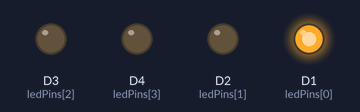
Recording of a sketch running on a simulated ESP8266 (NodeMCU). Shown: output pins drawn as LEDs (lit = HIGH).

Above: at 0.5 s.
At 2.5 s:
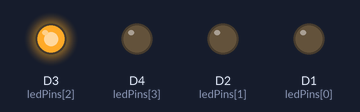
At 4.0 s:
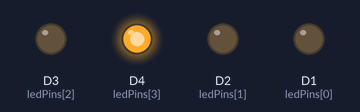
At 9.5 s:
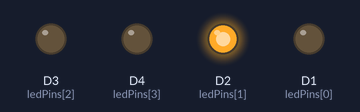
Timing chart, 0 to 10.4 s (numbered marks = the images above):
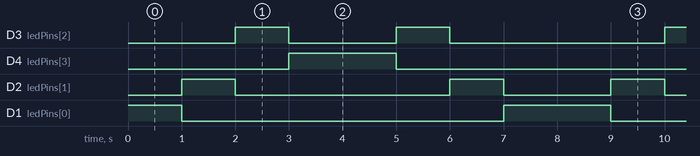

The sketch:

back_and_forth.ino
```cpp
const int ledPins[] = {D1, D2, D3, D4};
const int numLeds = sizeof(ledPins) / sizeof(ledPins[0]);
const int delayTime = 1000;

void setup() {
  for (int i = 0; i < numLeds; i++) {
    pinMode(ledPins[i], OUTPUT);
  }
}

void loop() {
  // Forward direction (left to right)
  for (int i = 0; i < numLeds; i++) {
    digitalWrite(ledPins[i], HIGH);
    delay(delayTime);
    digitalWrite(ledPins[i], LOW);
  }

  // Backward direction (right to left)
  for (int i = numLeds - 1; i >= 0; i--) {
    digitalWrite(ledPins[i], HIGH);
    delay(delayTime);
    digitalWrite(ledPins[i], LOW);
  }
}
```

Measured:
- by itself, D3 (ledPins[2]): repeats every 8.0 s: LOW 2.0 s, HIGH 1.0 s, LOW 4.0 s, HIGH 1.0 s
- by itself, D4 (ledPins[3]): alternates HIGH for 2.0 s and LOW for 6.0 s
- by itself, D2 (ledPins[1]): repeats every 8.0 s: LOW 4.0 s, HIGH 1.0 s, LOW 2.0 s, HIGH 1.0 s
- by itself, D1 (ledPins[0]): repeats every 8.0 s: LOW 6.0 s, HIGH 2.0 s
